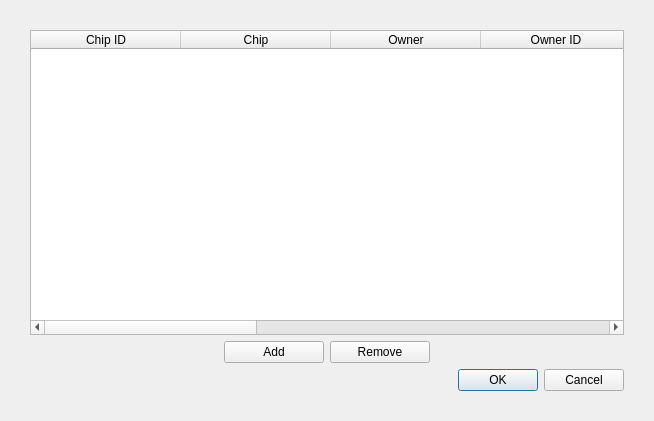
<?xml version="1.0" encoding="UTF-8"?>
<ui version="4.0">
 <class>OpenChipDialog</class>
 <widget class="QDialog" name="OpenChipDialog">
  <property name="geometry">
   <rect>
    <x>0</x>
    <y>0</y>
    <width>654</width>
    <height>421</height>
   </rect>
  </property>
  <property name="windowTitle">
   <string>Open Chip</string>
  </property>
  <layout class="QVBoxLayout" name="verticalLayout">
   <property name="leftMargin">
    <number>30</number>
   </property>
   <property name="topMargin">
    <number>30</number>
   </property>
   <property name="rightMargin">
    <number>30</number>
   </property>
   <property name="bottomMargin">
    <number>30</number>
   </property>
   <item>
    <widget class="QTableWidget" name="tableWidgetChip">
     <property name="editTriggers">
      <set>QAbstractItemView::NoEditTriggers</set>
     </property>
     <property name="selectionMode">
      <enum>QAbstractItemView::SingleSelection</enum>
     </property>
     <property name="selectionBehavior">
      <enum>QAbstractItemView::SelectRows</enum>
     </property>
     <attribute name="horizontalHeaderDefaultSectionSize">
      <number>150</number>
     </attribute>
     <attribute name="verticalHeaderVisible">
      <bool>false</bool>
     </attribute>
     <attribute name="verticalHeaderDefaultSectionSize">
      <number>24</number>
     </attribute>
     <column>
      <property name="text">
       <string>Chip ID</string>
      </property>
     </column>
     <column>
      <property name="text">
       <string>Chip</string>
      </property>
     </column>
     <column>
      <property name="text">
       <string>Owner</string>
      </property>
     </column>
     <column>
      <property name="text">
       <string>Owner ID</string>
      </property>
     </column>
     <column>
      <property name="text">
       <string>Register Width</string>
      </property>
     </column>
     <column>
      <property name="text">
       <string>Address Width</string>
      </property>
     </column>
     <column>
      <property name="text">
       <string>MSB first</string>
      </property>
     </column>
     <column>
      <property name="text">
       <string>freeze</string>
      </property>
     </column>
    </widget>
   </item>
   <item>
    <layout class="QHBoxLayout" name="horizontalLayout">
     <item>
      <spacer name="horizontalSpacer">
       <property name="orientation">
        <enum>Qt::Horizontal</enum>
       </property>
       <property name="sizeHint" stdset="0">
        <size>
         <width>40</width>
         <height>20</height>
        </size>
       </property>
      </spacer>
     </item>
     <item>
      <widget class="QPushButton" name="pushButtonAddChip">
       <property name="sizePolicy">
        <sizepolicy hsizetype="Fixed" vsizetype="Fixed">
         <horstretch>0</horstretch>
         <verstretch>0</verstretch>
        </sizepolicy>
       </property>
       <property name="minimumSize">
        <size>
         <width>100</width>
         <height>0</height>
        </size>
       </property>
       <property name="text">
        <string>Add</string>
       </property>
      </widget>
     </item>
     <item>
      <widget class="QPushButton" name="pushButtonRemoveChip">
       <property name="sizePolicy">
        <sizepolicy hsizetype="Fixed" vsizetype="Fixed">
         <horstretch>0</horstretch>
         <verstretch>0</verstretch>
        </sizepolicy>
       </property>
       <property name="minimumSize">
        <size>
         <width>100</width>
         <height>0</height>
        </size>
       </property>
       <property name="maximumSize">
        <size>
         <width>100</width>
         <height>16777215</height>
        </size>
       </property>
       <property name="text">
        <string>Remove</string>
       </property>
      </widget>
     </item>
     <item>
      <spacer name="horizontalSpacer_2">
       <property name="orientation">
        <enum>Qt::Horizontal</enum>
       </property>
       <property name="sizeHint" stdset="0">
        <size>
         <width>40</width>
         <height>20</height>
        </size>
       </property>
      </spacer>
     </item>
    </layout>
   </item>
   <item>
    <widget class="QDialogButtonBox" name="buttonBox">
     <property name="orientation">
      <enum>Qt::Horizontal</enum>
     </property>
     <property name="standardButtons">
      <set>QDialogButtonBox::Cancel|QDialogButtonBox::Ok</set>
     </property>
    </widget>
   </item>
  </layout>
 </widget>
 <resources/>
 <connections>
  <connection>
   <sender>buttonBox</sender>
   <signal>accepted()</signal>
   <receiver>OpenChipDialog</receiver>
   <slot>accept()</slot>
   <hints>
    <hint type="sourcelabel">
     <x>248</x>
     <y>254</y>
    </hint>
    <hint type="destinationlabel">
     <x>157</x>
     <y>274</y>
    </hint>
   </hints>
  </connection>
  <connection>
   <sender>buttonBox</sender>
   <signal>rejected()</signal>
   <receiver>OpenChipDialog</receiver>
   <slot>reject()</slot>
   <hints>
    <hint type="sourcelabel">
     <x>316</x>
     <y>260</y>
    </hint>
    <hint type="destinationlabel">
     <x>286</x>
     <y>274</y>
    </hint>
   </hints>
  </connection>
 </connections>
</ui>
